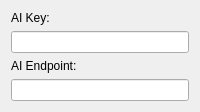
<?xml version="1.0" encoding="UTF-8"?>
<ui version="4.0">
 <class>CxxWithGptSettings</class>
 <widget class="QWidget" name="CxxWithGptSettings">
  <layout class="QVBoxLayout" name="verticalLayout">
   <item>
    <widget class="QLabel" name="labelAiKey">
     <property name="text">
      <string>AI Key:</string>
     </property>
    </widget>
   </item>
   <item>
    <widget class="QLineEdit" name="lineEditAiKey"/>
   </item>
   <item>
    <widget class="QLabel" name="labelAiEndpoint">
     <property name="text">
      <string>AI Endpoint:</string>
     </property>
    </widget>
   </item>
   <item>
    <widget class="QLineEdit" name="lineEditAiEndpoint"/>
   </item>
  </layout>
 </widget>
 <resources/>
 <connections/>
</ui>
